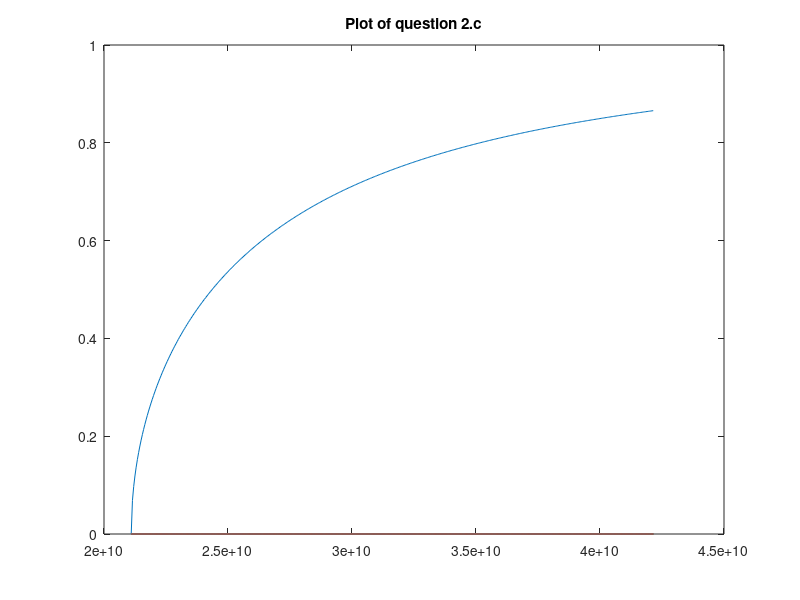

This chart was generated by the following MATLAB code:

clear; close all;
%calculating the cutoff frequency
fc = 1*3e8/2/7.11e-3;
freq =fc:0.05e9:2*fc;
beta = zeros(length(freq));
cb_w = zeros(length(freq));
for k=1: length(freq)
    beta(k) = 2*pi*freq(k)/3e8*sqrt(1 - (fc^2 / freq(k)^2));
    cb_w(k) = beta(k)*3e8/2/pi/freq(k);
end
plot(freq,cb_w)
title('Plot of question 2.c')
%plot(freq, sqrt(1- fc^2 ./ freq.^2))

